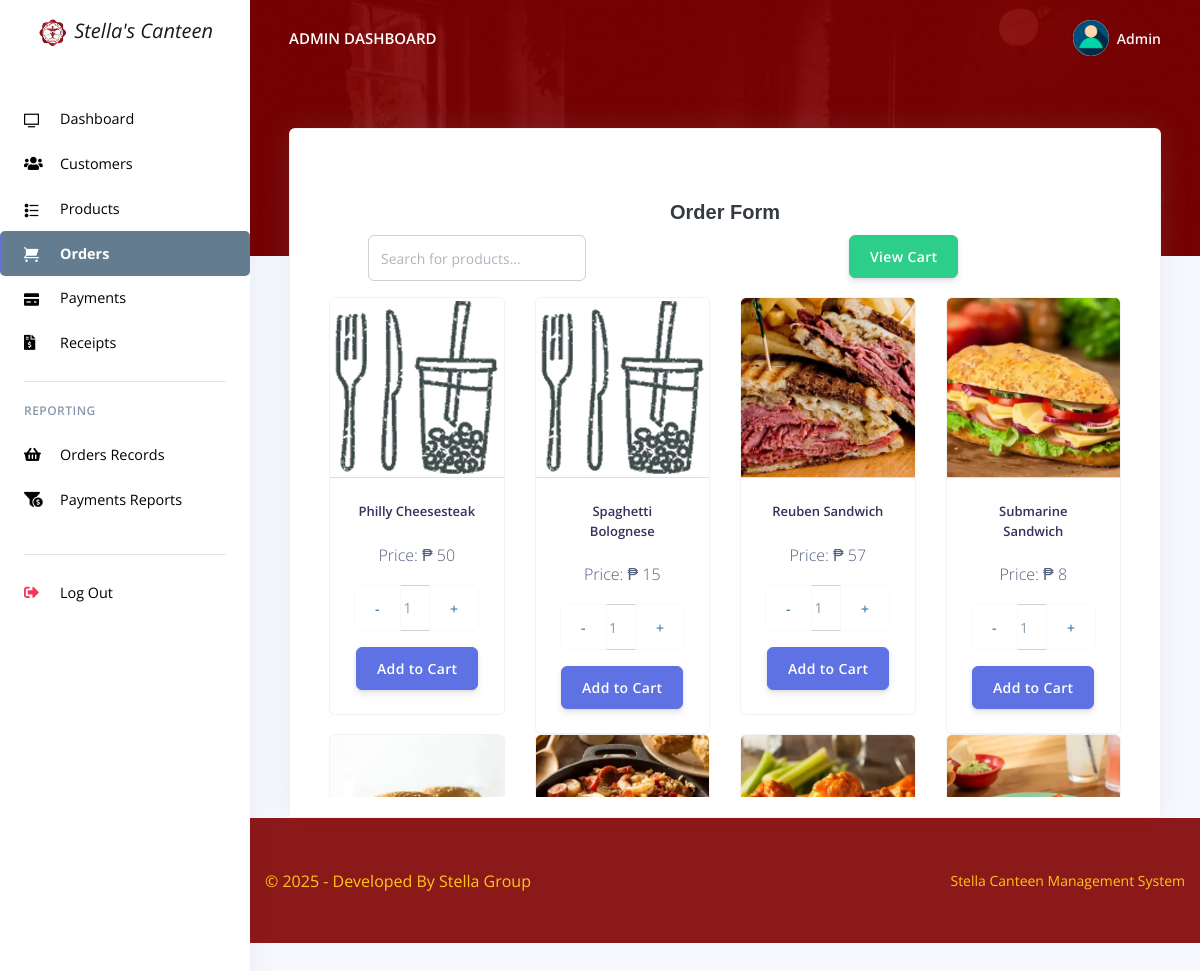
The page /stella/admin/orders.php (signed in) on the database its author committed.
### tables this page shows
CREATE TABLE `rpos_admin` (
  `admin_id` varchar(200) NOT NULL,
  `admin_name` varchar(200) NOT NULL,
  `admin_email` varchar(200) NOT NULL,
  `admin_password` varchar(200) NOT NULL
);

CREATE TABLE `rpos_products` (
  `prod_id` varchar(200) NOT NULL,
  `prod_code` varchar(200) NOT NULL,
  `prod_name` varchar(200) NOT NULL,
  `prod_img` varchar(200) NOT NULL,
  `prod_desc` longtext NOT NULL,
  `prod_price` varchar(200) NOT NULL,
  `created_at` timestamp(6) NOT NULL DEFAULT current_timestamp(6) ON UPDATE current_timestamp(6),
  `status` int(11) NOT NULL
);

### stella/admin/orders.php (the view, shortened to what this page needs)
<?php
include('config/config.php');
require_once('partials/_head.php');
?>
<body>
    <?php require_once('partials/_sidebar.php'); ?>
    <div class="main-content">
        <?php require_once('partials/_topnav.php'); ?>
        <div class="container-fluid mt--8">
            <div class="row">
                <div class="col">
                    <div class="card shadow">
                        <div class="card-header border-0">
                            <div class="container mt-5">
                                <div class="container-fluid">
                                    <h2 class="text-center">Order Form</h2>
                                    <div class="row">
                                        <div class="col-sm-4">
                                            <input type="text" id="searchBox" onkeyup="filterProducts()"
                                                class="form-control mb-3" placeholder="Search for products...">
                                        </div>
                                        <div class="col-sm-6">
                                            <button type="button" class="btn btn-success mb-3" data-toggle="modal"
                                                data-target="#cartModal" style="float:right;">
                                                View Cart
                                            </button>
                                        </div>
                                    </div>
                                </div>
                                <div class="row" style="height: 500px;overflow-y:scroll;">
                                    <?php
                                    $sql = "SELECT * FROM rpos_products";
                                    $result = $mysqli->query($sql);
                                    while ($product = $result->fetch_assoc()): ?>
                                        <div class="col-md-3 product-card">
                                            <div class="card text-center">
                                                <img src="assets/img/products/<?php echo $product['prod_img'] ?: 'default.jpg'; ?>"
                                                    class="card-img-top" alt="<?php echo $product['prod_name']; ?>">
                                                <div class="card-body">
                                                    <h5 class="card-title"><?php echo $product['prod_name']; ?></h5>
                                                    <p>Price: ₱ <?php echo $product['prod_price']; ?></p>
                                                    <form method="POST" onsubmit="return addToCart(this);">
                                                        <div class="input-group mb-3" style="max-width: 200px;">
                                                            <div class="input-group-prepend">
                                                                <button class="btn btn-outline-secondary minus-btn"
                                                                    type="button">-</button>
                                                            </div>
                                                            <input type="number" name="quantity"
                                                                class="form-control text-center quantity-input" value="1"
                                                                min="1">
                                                            <div class="input-group-append">
                                                                <button class="btn btn-outline-secondary plus-btn"
                                                                    type="button">+</button>
                                                            </div>
                                                        </div>
                                                        <button type="submit" class="btn btn-primary">Add to Cart</button>
                                                    </form>
                                                </div>
                                            </div>
                                        </div>
                                    <?php endwhile; ?>
                                </div>
                            </div>
                        </div>
                    </div>
                </div>
            </div>
        </div>
        <?php require_once('partials/_footer.php'); ?>
    </div>
</body>
</html>

### stella/admin/partials/_sidebar.php (shortened to what this page needs)
<?php
$admin_id = $_SESSION['admin_id'];
$ret = "SELECT * FROM  rpos_admin  WHERE admin_id = '$admin_id'";
$stmt = $mysqli->prepare($ret);
$stmt->execute();
$res = $stmt->get_result();
while ($admin = $res->fetch_object()) {
  ?>
  <nav class="navbar navbar-vertical fixed-left navbar-expand-md navbar-light bg-white" id="sidenav-main">
    <div class="container-fluid">
      <a class="navbar-brand pt-0" href="dashboard.php">
        <img alt="Logo" src="assets/img/theme/CICLOGO.png"> <i>Stella's Canteen</i>
      </a>
      <div class="collapse navbar-collapse" id="sidenav-collapse-main">
        <ul class="navbar-nav">
          <li class="nav-item">
            <a class="nav-link <?php if (basename($_SERVER['PHP_SELF']) == 'dashboard.php')
              echo 'active'; ?>"
              href="dashboard.php">
              <i class="ni ni-tv-2"></i> Dashboard
            </a>
          </li>
          <li class="nav-item">
            <a class="nav-link <?php if (basename($_SERVER['PHP_SELF']) == 'customes.php')
              echo 'active'; ?>"
              href="customes.php">
              <i class="fas fa-users"></i> Customers
            </a>
          </li>
          <li class="nav-item">
            <a class="nav-link <?php if (basename($_SERVER['PHP_SELF']) == 'products.php')
              echo 'active'; ?>"
              href="products.php">
              <i class="ni ni-bullet-list-67"></i> Products
            </a>
          </li>
          <li class="nav-item">
            <a class="nav-link <?php if (basename($_SERVER['PHP_SELF']) == 'orders.php')
              echo 'active'; ?>"
              href="orders.php">
              <i class="ni ni-cart"></i> Orders
            </a>
          </li>
          <li class="nav-item">
            <a class="nav-link <?php if (basename($_SERVER['PHP_SELF']) == 'payments.php')
              echo 'active'; ?>"
              href="payments.php">
              <i class="ni ni-credit-card"></i> Payments
            </a>
          </li>
          <li class="nav-item">
            <a class="nav-link <?php if (basename($_SERVER['PHP_SELF']) == 'receipts.php')
              echo 'active'; ?>"
              href="receipts.php">
              <i class="fas fa-file-invoice-dollar"></i> Receipts
            </a>
          </li>
        </ul>
        <hr class="my-3">
        <h6 class="navbar-heading text-muted">Reporting</h6>
        <ul class="navbar-nav mb-md-3">
          <li class="nav-item">
            <a class="nav-link <?php if (basename($_SERVER['PHP_SELF']) == 'orders_reports.php')
              echo 'active'; ?>"
              href="orders_reports.php">
              <i class="fas fa-shopping-basket"></i> Orders Records
            </a>
          </li>
          <li class="nav-item">
            <a class="nav-link <?php if (basename($_SERVER['PHP_SELF']) == 'payments_reports.php')
              echo 'active'; ?>"
              href="payments_reports.php">
              <i class="fas fa-funnel-dollar"></i> Payments Reports
            </a>
          </li>
        </ul>
        <hr class="my-3">
        <ul class="navbar-nav mb-md-3">
          <li class="nav-item">
            <a class="nav-link" href="logout.php">
              <i class="fas fa-sign-out-alt text-danger"></i> Log Out
            </a>
          </li>
        </ul>
      </div>
    </div>
  </nav>
<?php } ?>

### stella/admin/partials/_topnav.php (shortened to what this page needs)
<?php
$admin_id = $_SESSION['admin_id'];
$ret = "SELECT * FROM  rpos_admin  WHERE admin_id = '$admin_id'";
$stmt = $mysqli->prepare($ret);
$stmt->execute();
$res = $stmt->get_result();
while ($admin = $res->fetch_object()) {
?>
    <nav class="navbar navbar-top navbar-expand-md navbar-dark" id="navbar-main">
        <div class="container-fluid">
            <a class="h4 mb-0 text-white text-uppercase d-none d-lg-inline-block" href="dashboard.php"><?php echo $admin->admin_name; ?> Dashboard</a>
            <ul class="navbar-nav align-items-center d-none d-md-flex">
                <li class="nav-item dropdown">
                    <a class="nav-link pr-0" href="#" role="button" data-toggle="dropdown" aria-haspopup="true" aria-expanded="false">
                        <div class="media align-items-center">
                            <span class="avatar avatar-sm rounded-circle">
                                <img alt="Image placeholder" src="assets/img/theme/user-a-min.png">
                            </span>
                            <div class="media-body ml-2 d-none d-lg-block">
                                <span class="mb-0 text-sm  font-weight-bold"><?php echo $admin->admin_name; ?></span>
                            </div>
                        </div>
                    </a>
                </li>
            </ul>
        </div>
    </nav>
<?php } ?>

### stella/admin/partials/_head.php (style rules this page uses)
html, body { height: 100%; margin: 0; display: flex; flex-direction: column; }

### stella/admin/orders.php (style rules this page uses)
.card-img-top { width: 100%; height: 180px; object-fit: cover; object-position: center; border-bottom: 1px solid #ddd; }
h2 { font-family: 'Arial', sans-serif; color: #343a40; }

### stella/admin/partials/_sidebar.php (style rules this page uses)
.navbar-vertical .navbar-nav .nav-link { color: #000 !important; transition: background 0.3s, color 0.3s; }
.navbar-vertical .navbar-nav .nav-link.active { background-color: #647C90 !important; color: #fff !important; font-weight: bold; border-radius: 5px; }

### rows shown on the page
rpos_admin: admin_name "ADMIN", admin_name "Admin"
rpos_products: prod_name "Philly Cheesesteak", prod_price "50"
rpos_products: prod_name "Spaghetti Bolognese", prod_price "15"
rpos_products: prod_img (picture), prod_name "Reuben Sandwich", prod_price "57"
rpos_products: prod_img (picture), prod_name "Submarine Sandwich", prod_price "8"
rpos_products: prod_img (picture)
rpos_products: prod_img+prod_name (picture)
rpos_products: prod_img (picture)
rpos_products: prod_img (picture)
